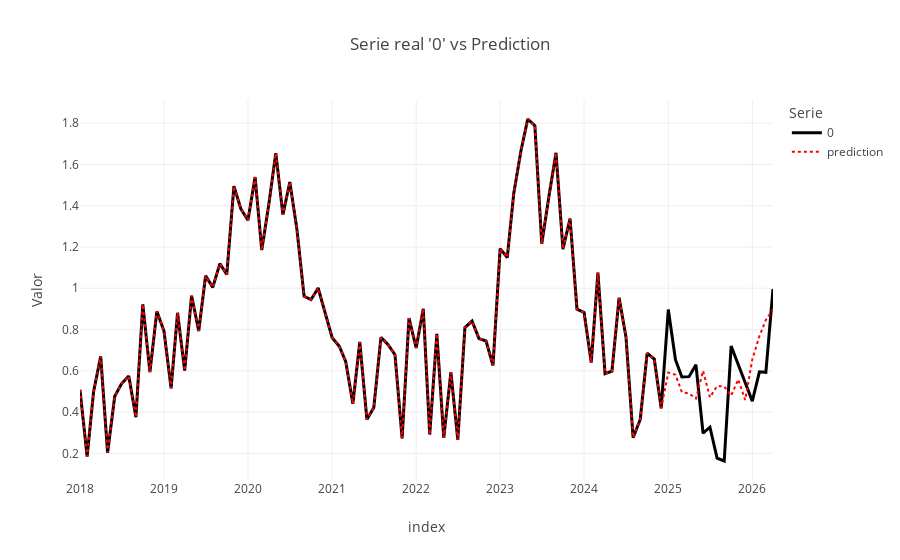

The notebook cell saved with this chart:
### Code cell
plot_series(convert_to_df(data_), prediction, i=0)
